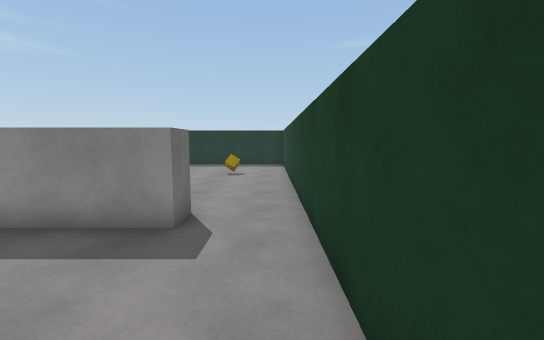
View 1 (above)

24 first-person views from a walk through a 3-D level made in the Unity game engine. The camera is 1.5 m above the floor, tilts 6° down and sees 90° across. The floor is counted in squares, 1 m on a side. Each view is taken from the middle of a square. On the plan, view 1 faces up. The plan holds only what a view shows up to about 14 squares ahead; the rest is blank. The player is left out. Surface patterns are stand-ins for the level's own textures.

View 2
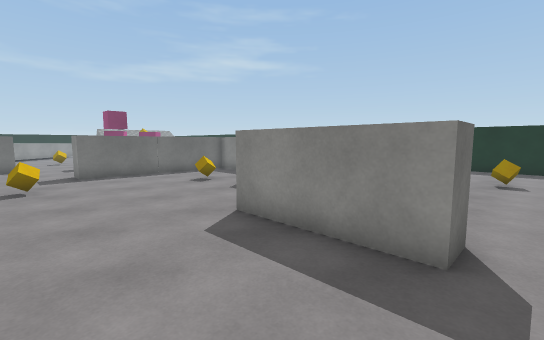

View 3
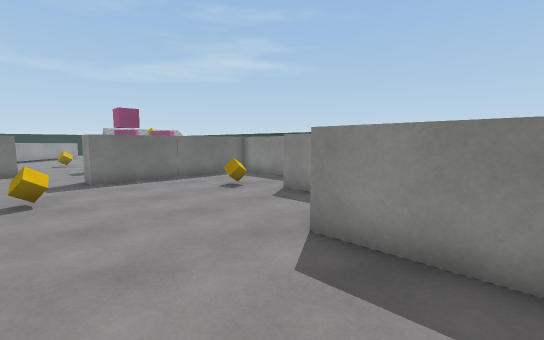

View 4
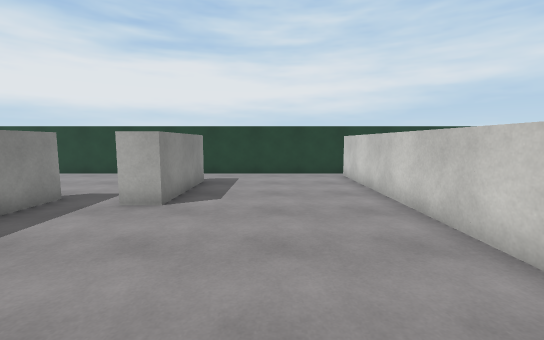

View 5
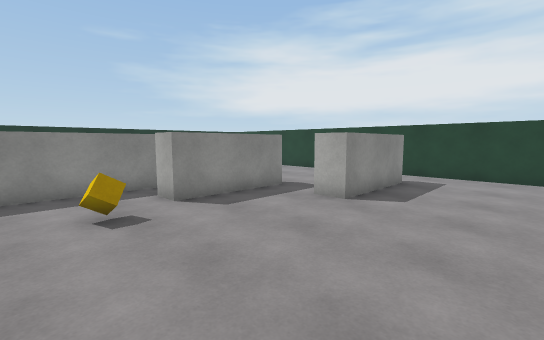

View 6
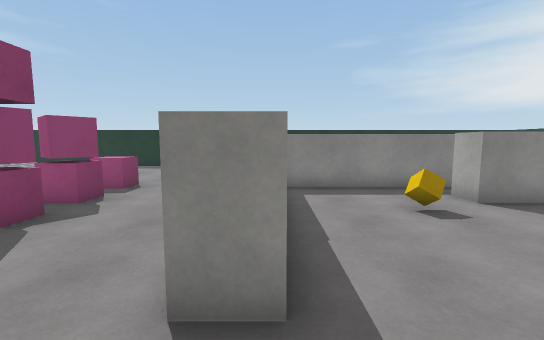

View 7
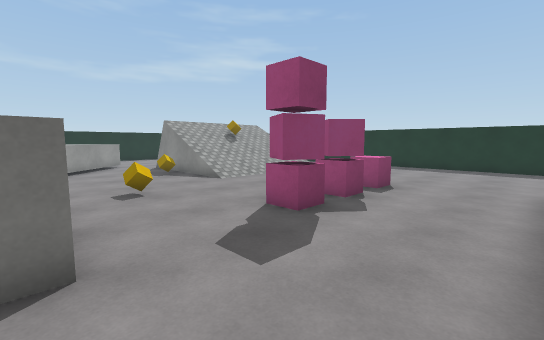

View 8
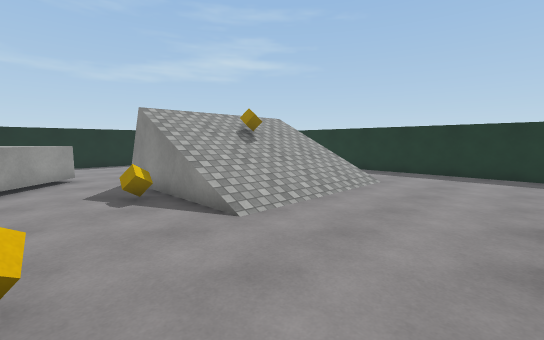

View 9
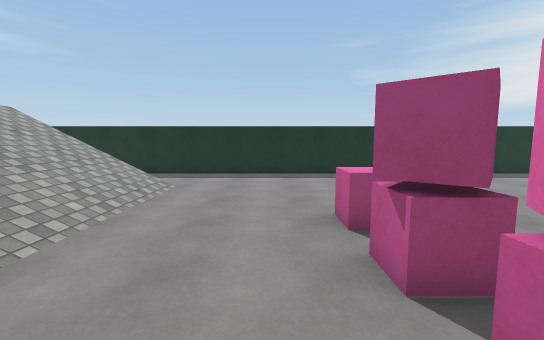

View 10
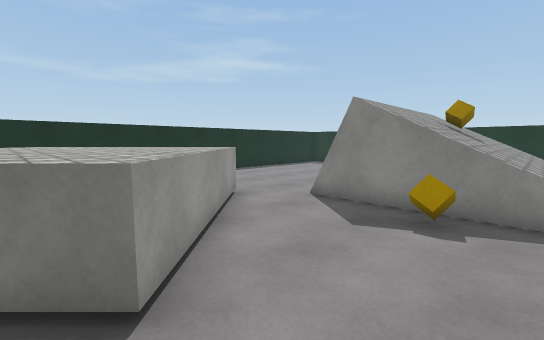

View 11
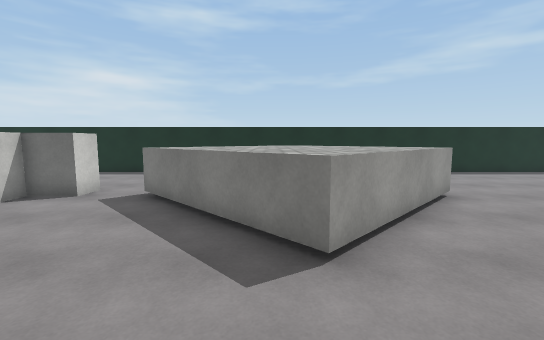

View 12
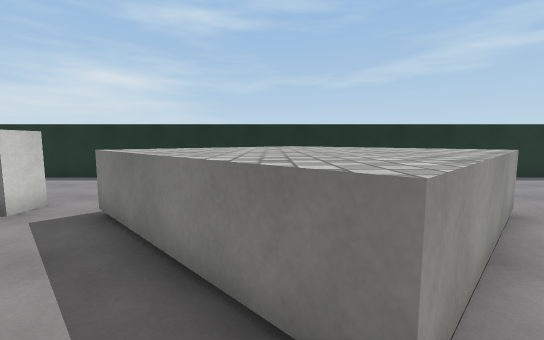

View 13
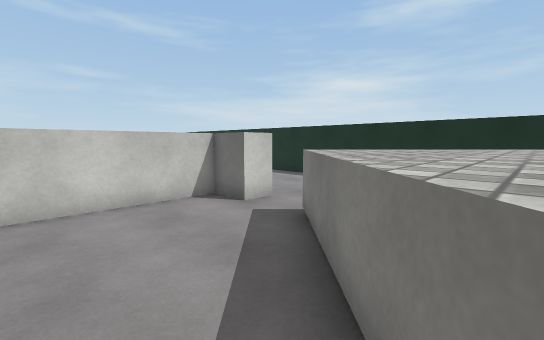

View 14
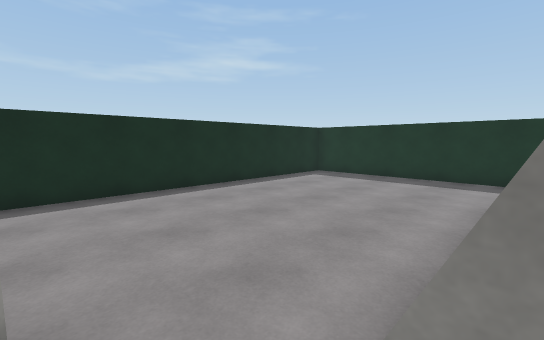

View 15
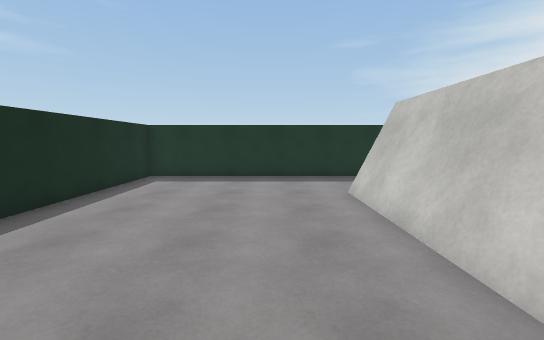

View 16
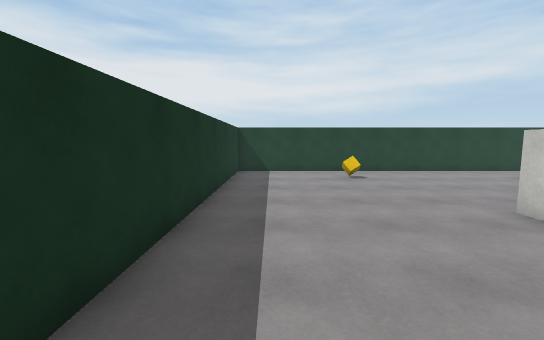

View 17
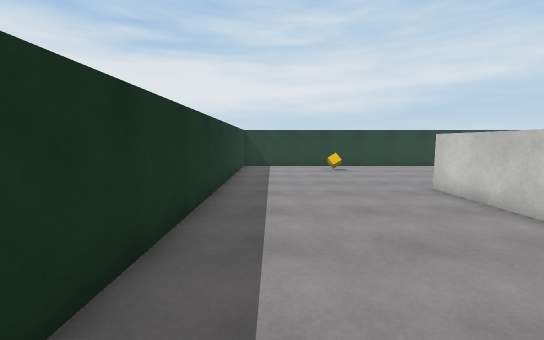

View 18
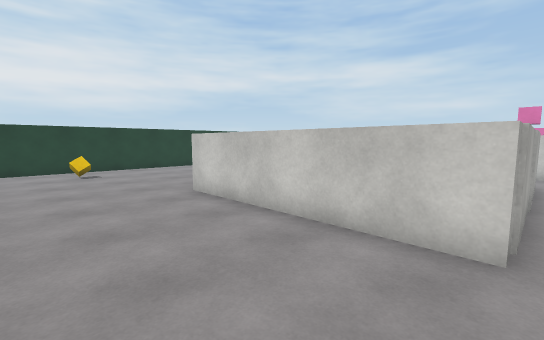

View 19
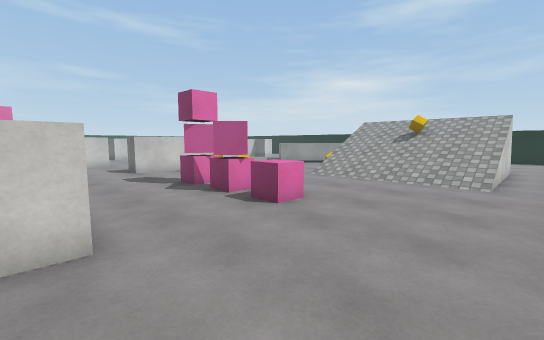

View 20
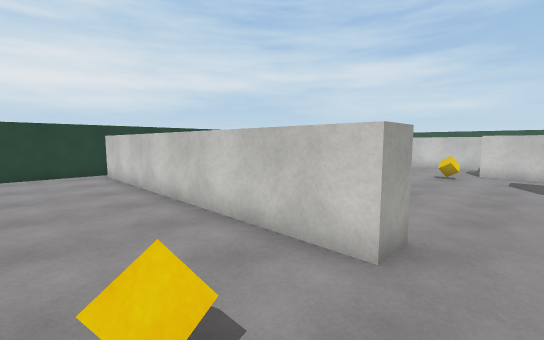

View 21
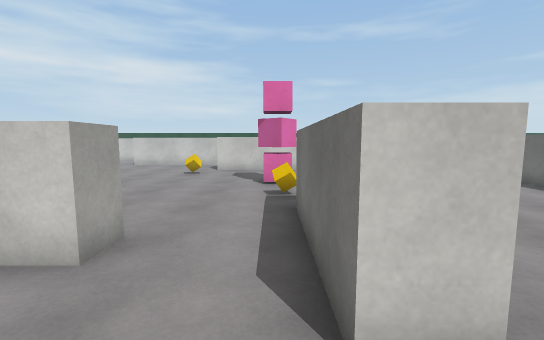

View 22
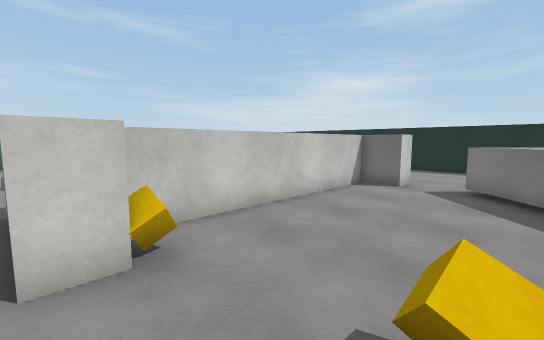

View 23
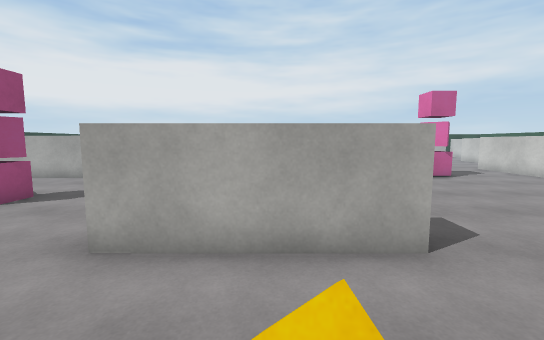

View 24
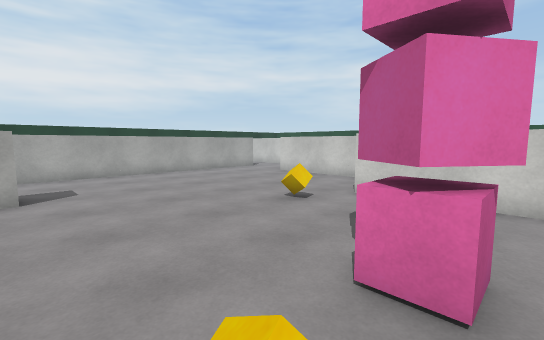

### Floor plan
Key: @ floor where view 1 was taken; # wall or solid block; . floor; / step, stairs or slope; = window, fence, low wall or low ledge; ^ raised ledge; v drop or lower ground; C cube; P pink cube.
Columns run from 38 left of view 1 to 1 right of it. Each row starts with its distance up from view 1.
 18 ########################################
 17 #........   ...........................#
 16 #........   ...........................#
 15 #......................................#
 14 #........vvv==.........................#
 13 #.......#/////......................C..#
 12 #.......#/////.........................#
 11 #.......#/C///..........#######........#
 10 #.......#/////....PP...########........#
  9 #.......#/////.....P...##.....  .......#
  8 #.......#/////....PP...##.....####.....#
  7 #........vCC/......P...##..C...........#
  6 #.................PP...##.........  ...#
  5 #    ^^............P...##........####..#
  4 #   ^^^^.......C.......##..............#
  3 #  ^^^^^^..............##..............#
  2 # ^^^^^^^^.. ..........................#
  1 #  ^^^^^^^......####.......C...........#
  0 #  ^^^^^^...  ..#   ...#..............@#
 -1 #   ^^^^.....C..#   ...#...#############
 -2 #    ^^.........#   .. #...#
 -3 #...............#      #....
 -4 #.............##....   #....
 -5 #....##.......##....   .........#...#
 -6 #...  ##########...... .C...........#
 -7 #..            #. ......P...........#
 -8 #.             #   ....PP...........#
 -9 #              .    ....P...........#
-10                .     ...............#
-11                .      ......C.......#
-12                        ####.........#
-13                           ##.......
-14                             ......
-15                             .....
-16                            ######

Positions as (right, up) in squares from view 1, and headings:
1: (0, 0), facing up
2: (-1, 1), facing up-left
3: (-3, 1), facing up-left
4: (-12, 2), facing right
5: (-12, 1), facing up-right
6: (-14, 1), facing up
7: (-15, 1), facing up-left
8: (-20, 4), facing up-left
9: (-21, 5), facing up
10: (-26, 1), facing up-left
11: (-25, 1), facing left
12: (-27, 1), facing left
13: (-28, 1), facing down-left
14: (-30, 6), facing up-left
15: (-33, 6), facing up
16: (-13, 16), facing right
17: (-16, 16), facing right
18: (-15, 15), facing down-right
19: (-14, 15), facing down-left
20: (-13, 2), facing down-right
21: (-14, 2), facing down
22: (-23, -1), facing down-left
23: (-26, -1), facing right
24: (-15, -5), facing down-right
